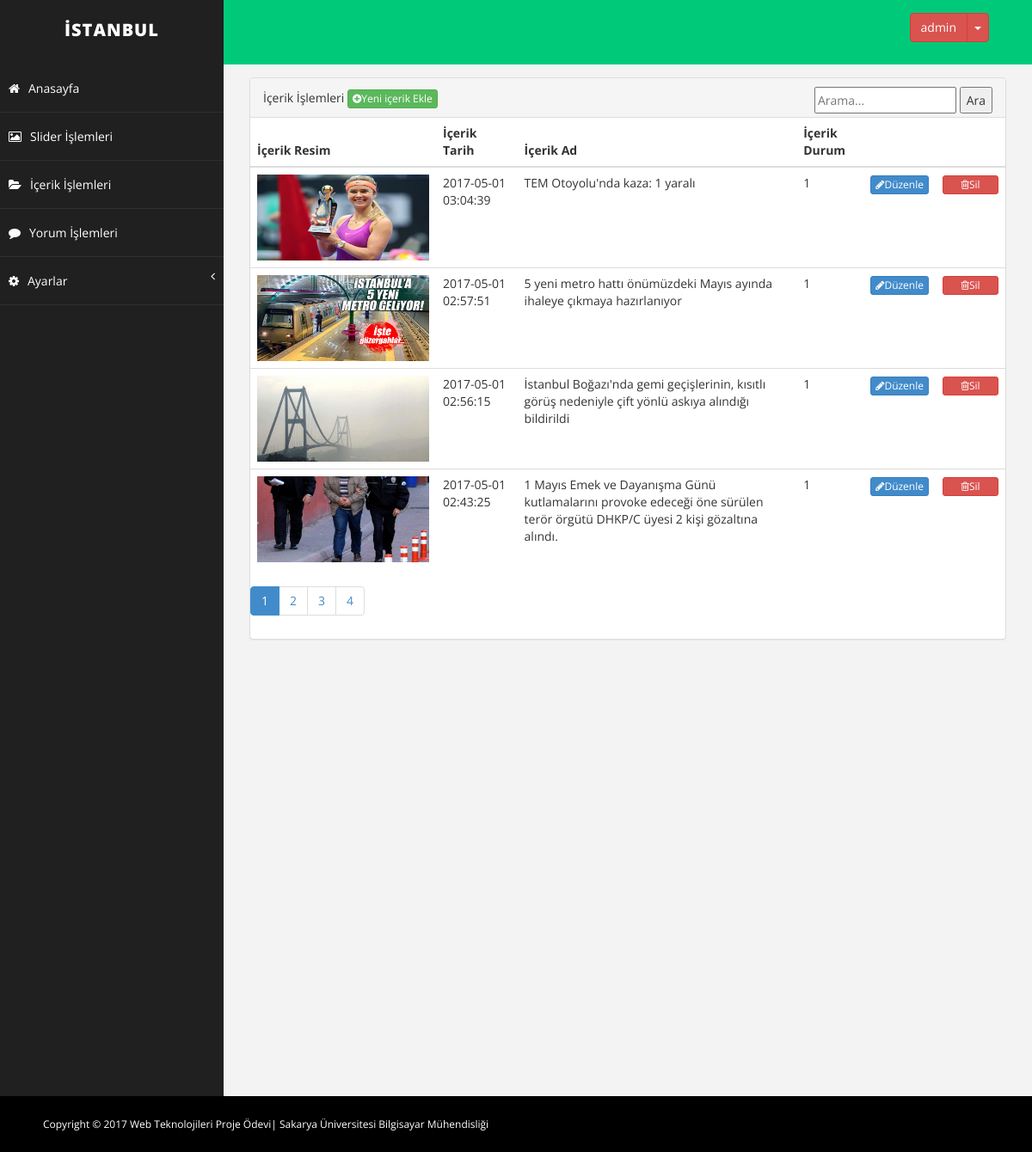
The app's page /proje/admin/adminicerik.php (signed in) with its own data.
### tables this page shows
CREATE TABLE `icerik` (
  `icerik_id` int(11) NOT NULL,
  `icerik_zaman` datetime NOT NULL,
  `icerik_resimyol` varchar(250) NOT NULL,
  `icerik_ad` varchar(250) NOT NULL,
  `icerik_detay` text NOT NULL,
  `icerik_keyword` varchar(250) NOT NULL,
  `icerik_durum` varchar(1) NOT NULL DEFAULT '1'
);

### proje/admin/adminicerik.php (the view, shortened to what this page needs)
<?php
include 'adminheader.php';
?>
        <div id="page-wrapper">
                <div class="row">
                    <div class="col-md-12">
                      <div class="panel panel-default">
                        <div class="panel-heading">
                            İçerik İşlemleri
                            <a href="adminicerik_ekle.php"><button name="icerikduzenle" class="btn btn-success btn-xs"><i class="fa fa-plus-circle "></i>Yeni içerik Ekle</button></a>
                            <div class="pull-right">
                            <form id="searchForm" action="" method="POST">
                              <input type="text" name="aranan" placeholder="Arama...">
                              <input type="submit" name="arama" value="Ara">
                            </form>
                            </div>
                        </div>
                         <div class="table-responsive">
                                <table class="table">
                                    <thead>
                                        <tr>
                                            <th>İçerik Resim</th>
                                            <th>İçerik Tarih</th>
                                            <th>İçerik Ad</th>
                                            <th>İçerik Durum</th>
                                            <th></th>
                                            <th></th>
                                        </tr>
                                    </thead>
                                    <tbody>
                                   <?php
                                    $sayfada=4;
              $sorgu=$db->prepare("select * from icerik");
              $sorgu->execute();
              $say=$sorgu->rowCount();
              $toplam=ceil($say/$sayfada);
              $sayfa=isset($_GET['sayfa']) ? (int) $_GET['sayfa'] :1;
              $limit=($sayfa-1)*$sayfada;
              $iceriksor=$db->prepare("select * from icerik order by icerik_zaman DESC limit $limit,$sayfada");
              $iceriksor->execute();
                                        while($icerikcek=$iceriksor->fetch(PDO::FETCH_ASSOC)){  ?>
                                      <tr>
                                            <td><img width="200" height="100" src="../<?php echo $icerikcek['icerik_resimyol'] ?>"></td>
                                            <td><?php echo $icerikcek['icerik_zaman'] ?></td>
                                            <td><?php echo $icerikcek['icerik_ad'] ?></td>
                                            <td><?php echo $icerikcek['icerik_durum'] ?></td>
                                           <td><a href="adminicerik_duzenle.php?icerik_id=<?php echo $icerikcek['icerik_id'] ?>"><button name="icerikduzenle" class="btn btn-primary btn-xs"><i class="fa fa-pencil "></i>Düzenle</button></a></td>
                                            <td><a href="baglantii/islem.php?iceriksil=ok&icerik_id=<?php echo $icerikcek['icerik_id'] ?>"><button name="iceriksil" class="btn btn-danger btn-xs" style="width: 65px"><i class="fa fa-trash-o "></i>Sil</button></a></td>
                                        </tr>
                                        <?php } ?>
                                    </tbody>
                                </table>
                                 <ul class="pagination">
        <?php
        $s=0;
        while ($s <$toplam) {
          $s++;?>
        <?php if ($s==$sayfa) {?>
           <li class="active"><a href="adminicerik.php?sayfa=<?php echo $s; ?>"><?php echo $s; ?><span class="sr-only"></span></a></li>
       <?php } else { ?>
           <li ><a href="adminicerik.php?sayfa=<?php echo $s; ?>"><?php echo $s; ?><span class="sr-only"></span></a></li>
        <?php }
          }
          ?>
        </ul>
                            </div>
                      </div>
                    </div>
                </div>
        </div>
    </div>
 <?php include 'adminfooter.php'; ?>

### proje/admin/assets/css/basic.css (style rules this page uses)
body { font-family: 'Open Sans', sans-serif; line-height:25px; }
#page-wrapper { padding: 15px 15px; min-height: 600px; background: #F3F3F3; }
@media (min-width:768px) { #page-wrapper { margin: 0 0 0 260px; padding: 15px 30px; min-height: 1200px; } }

### records on screen
icerik: icerik_resimyol (picture), icerik_zaman "2017-05-01 03:04:39", icerik_ad "TEM Otoyolu'nda kaza: 1 yaralı", icerik_durum "1"
icerik: icerik_resimyol (picture), icerik_zaman "2017-05-01 02:57:51", icerik_ad "5 yeni metro hattı önümüzdeki Mayıs ayında ihaleye çıkmaya hazırlanıyor", icerik_durum "1"
icerik: icerik_resimyol (picture), icerik_zaman "2017-05-01 02:56:15", icerik_ad "İstanbul Boğazı'nda gemi geçişlerinin, kısıtlı görüş nedeniyle çift yönlü askıya alındığı bildirildi", icerik_durum "1"
icerik: icerik_resimyol (picture), icerik_zaman "2017-05-01 02:43:25", icerik_ad "1 Mayıs Emek ve Dayanışma Günü kutlamalarını provoke edeceği öne sürülen terör örgütü DHKP/C üyesi 2 kişi gözaltına alındı.", icerik_durum "1"

### other values on screen
$_SESSION['kullanici'] "admin"
